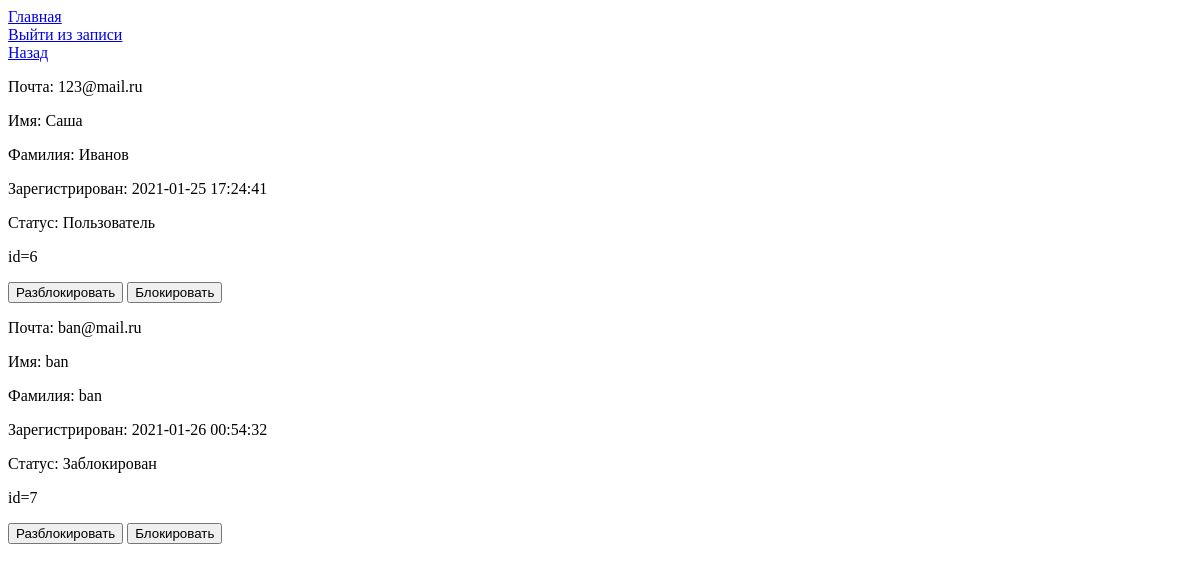
Before: /admin_panel/users.php (signed in) with the older database file.
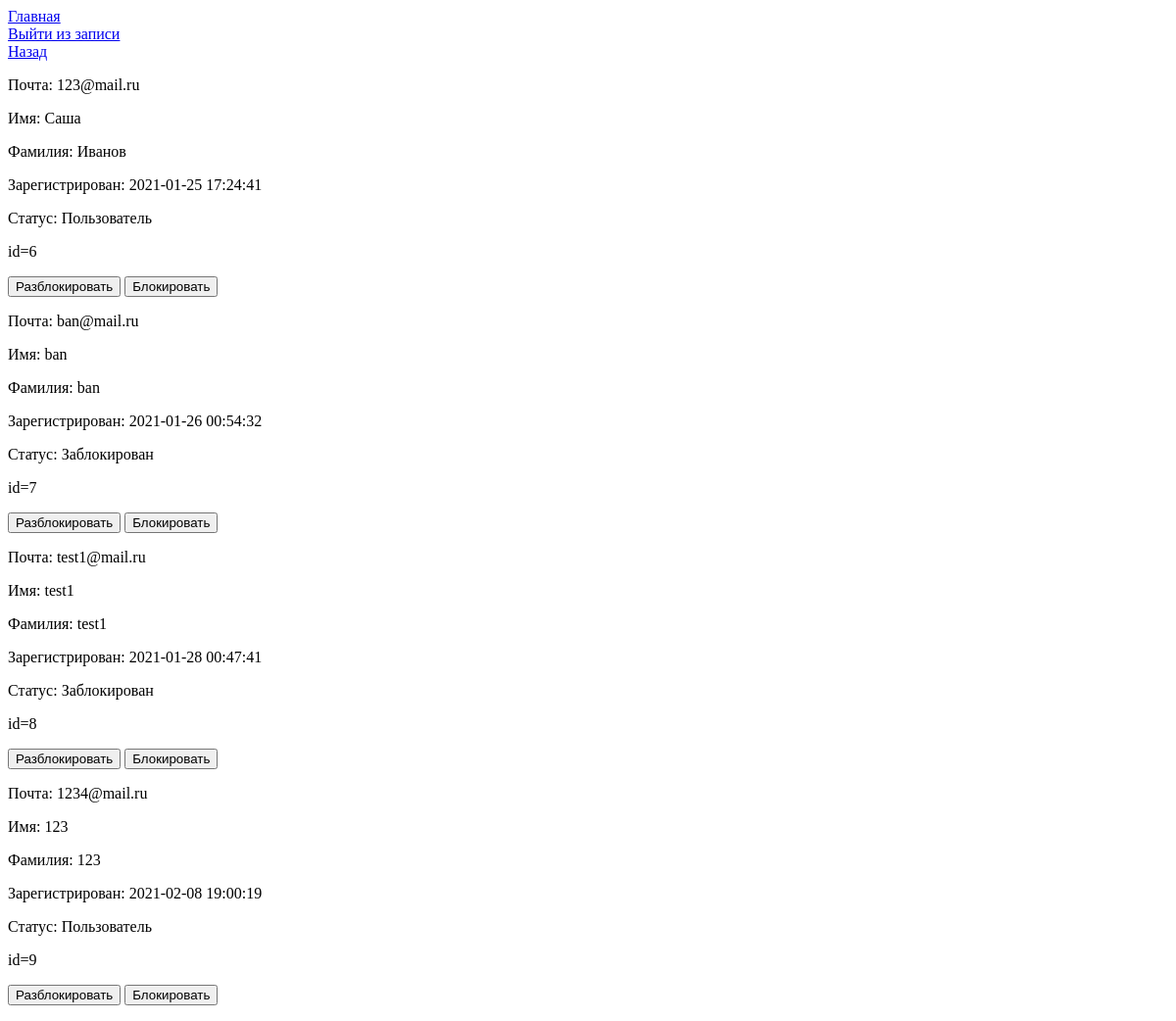
After: the same page with the newer database file.
### tables this page shows
CREATE TABLE `users` (
  `id_user` int(11) NOT NULL,
  `password` varchar(255) NOT NULL,
  `email` varchar(255) NOT NULL,
  `name` varchar(255) NOT NULL,
  `surname` varchar(255) NOT NULL,
  `date_reg` datetime NOT NULL,
  `permission` int(1) NOT NULL
);

### server/config.php (called while the page is built, shortened)
<?php
$site_url = 'http://forum';

### admin_panel/users.php (the view, shortened to what this page needs)
<?php
require '../server/config.php';
if (isset($_SESSION['id'])) {
    print "<a href='$site_url/modules/home.php'>Главная</a><br>";
    print "<a href='$site_url/server/logout.php'>Выйти из записи</a><br>
<a href='$site_url/admin_panel/admin.php'>Назад</a><br>";
    $stmt = $pdo->prepare("SELECT * FROM users where permission = ? OR permission = ?");
    $stmt->execute([1, 2]);
    if ($stmt->rowCount() > 0) {
        while ($data = $stmt->fetch(PDO::FETCH_ASSOC)) {
            switch ($data['permission']) {
                case 1:
                    $permission = "Пользователь";
                    break;
                case 2:
                    $permission = "Заблокирован";
                    break;
            }
            echo <<<HTML
<head>
<title>Пользователи</title>
</head>
<body>
<p>Почта: ${data['email']}</p>
<p>Имя: ${data['name']}</p>
<p>Фамилия: ${data['surname']}</p>
<p>Зарегистрирован: ${data['date_reg']}</p>
<p>Статус: ${permission}</p>
<p>id=${data['id_user']}</p>
<form action="" method="post">
<input type="hidden" name="id_user" value="${data['id_user']}">
<input type="submit" value="Разблокировать" name="accept">
<input type="submit" value="Блокировать" name="reject">
</form>
HTML;
        }
    } else {
        print"<p>Нет пользователей</p>";
    }
} else {
    header("Location:" . $site_url);
}

Changed rows visible on the page:
added users: email "test1@mail.ru", name "test1", surname "test1", date_reg "2021-01-28 00:47:41", permission "Заблокирован", id_user "8"
added users: email "1234@mail.ru", name "123", surname "123", date_reg "2021-02-08 19:00:19", permission "Пользователь", id_user "9"
